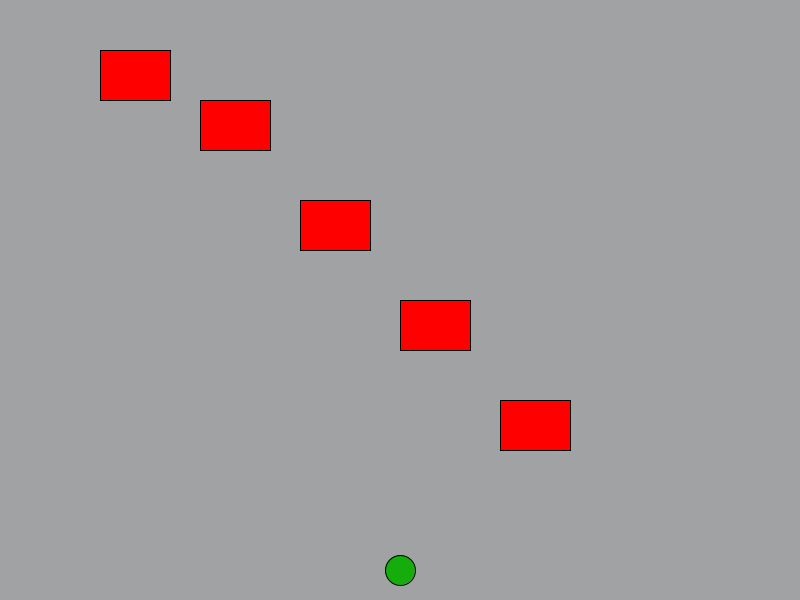
Frame 1 (no input)
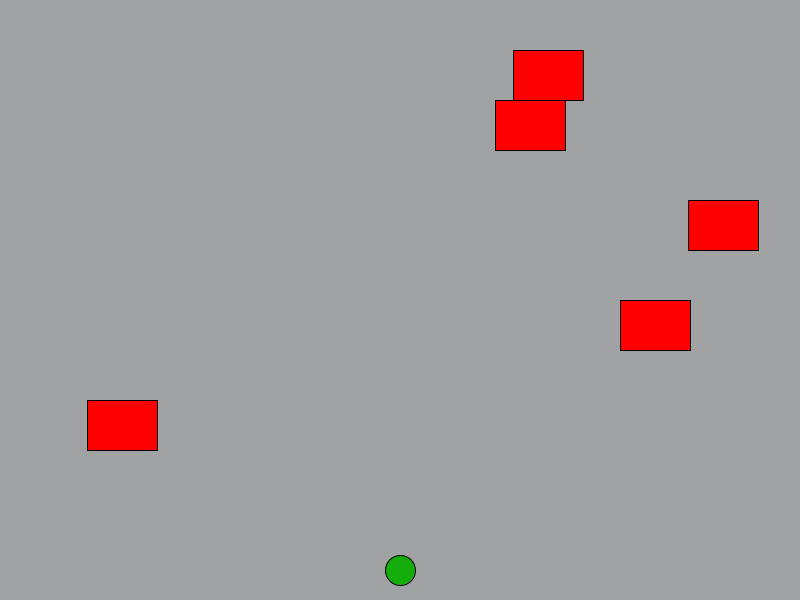
Frame 60 (the mouse pressed at the canvas centre just before this capture)
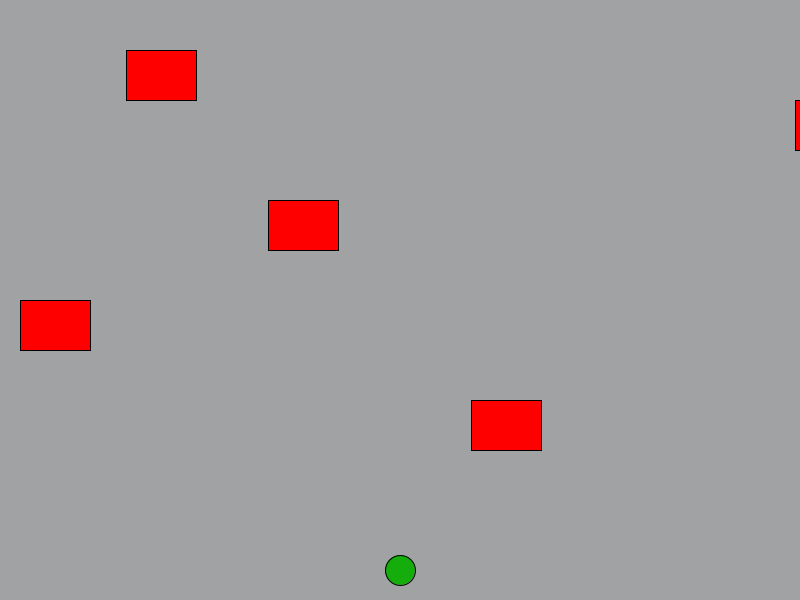
Frame 120 (the mouse held since frame 60 and released just before this capture)

The Processing sketch that drew these frames (run headless with seeded random() and noise(); from frame 60 on, the mouse is pressed at the canvas centre):

// Processing sketch: Frogger
// ── Frogger.pde
Car a = new Car(400, 300, 70, 10);
Car b = new Car(200, 100, 70, 5);
Car c = new Car(300, 200, 70, 7);
Car d = new Car(100, 50, 70, 7);
Car e = new Car(500, 400, 70, 7);
int frogX = 400;
int frogY = 570;
void setup() {
  size(800, 600);
}
void draw() {
  background(161, 162, 163);
  fill(20, 173, 12);
  ellipse (frogX, frogY, 30, 30);
  frogBoundaries();
  a.display();
  b.display();
  c.display();
  d.display();
  e.display();
  a.carMoveLeft();
  b.carMoveRight();
  c.carMoveLeft();
  d.carMoveRight();
  e.carMoveLeft();
  a.intersects(a);
  b.intersects(b);
  c.intersects(c);
  d.intersects(d);
  e.intersects(e);
  if (a.intersects(a)) {
    frogX = 400;
    frogY = 570;
  }
  if (b.intersects(b)) {
    frogX = 400;
    frogY = 570;
  }
  if (c.intersects(c)) {
    frogX = 400;
    frogY = 570;
  }
  if (d.intersects(d)) {
    frogX = 400;
    frogY = 570;
  }
  if (e.intersects(e)) {
    frogX = 400;
    frogY = 570;
  }
}
void keyPressed()
{
  if (key == CODED) {
    if (keyCode == UP)
    {
      frogY -= 15;
    } else if (keyCode == DOWN)
    {
      frogY += 15;
    } else if (keyCode == RIGHT)
    {
      frogX += 15;
    } else if (keyCode == LEFT)
    {
      frogX -= 15;
    }
  }
}
void frogBoundaries() {
  if (frogX >= 800) {
    frogX = 770;
  }
  if (frogX <= 0) {
    frogX = 30;
  }
  if (frogY >= 600) {
    frogY = 570;
  }
  if (frogY <= 0) {
    frogY = 30;
  }
}
class Car {
  int carX;
  int carY;
  int carSize;
  int carSpeed;
  Car(int carX, int carY, int carSize, int carSpeed) {
    this.carX = carX;
    this.carY = carY;
    this.carSize = carSize;
    this.carSpeed = carSpeed;
  }
  void display() {
    fill(255, 0, 0);
    rect(carX, carY, carSize, 50);
  }
  void carMoveRight() {
    carX += carSpeed;
    if (carX > 800) {
      carX = 0;
    }
  }
  void carMoveLeft() {
    carX -= carSpeed;
    if (carX < 0) {
      carX = 800;
    }
  }
  public int getX() {
    return carX;
  }
  public int  getY() {
    return carY;
  }
  public int getSize() {
    return carSize;
  }
  boolean intersects(Car car) {
    if ((frogY > car.getY() && frogY < car.getY()+50) && (frogX > car.getX() && frogX < car.getX()+car.getSize())) {           
      return true;
    } else {
      return false;
    }
  }
}
